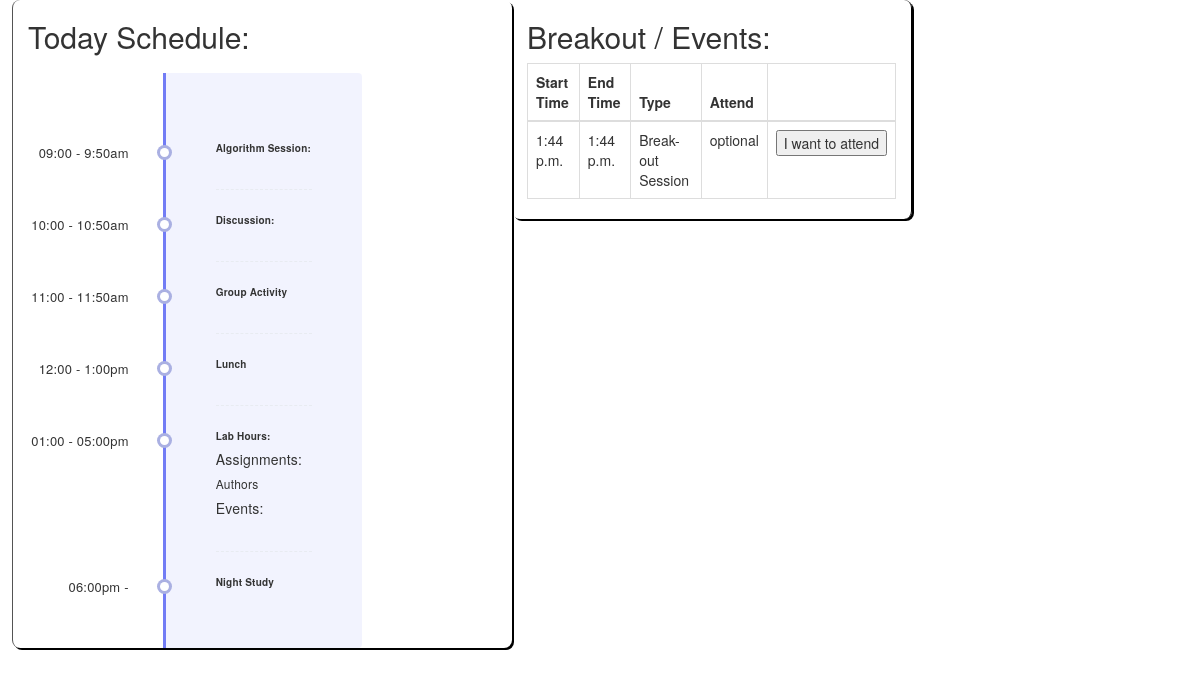
The app's page /students/todo (signed in), older data.
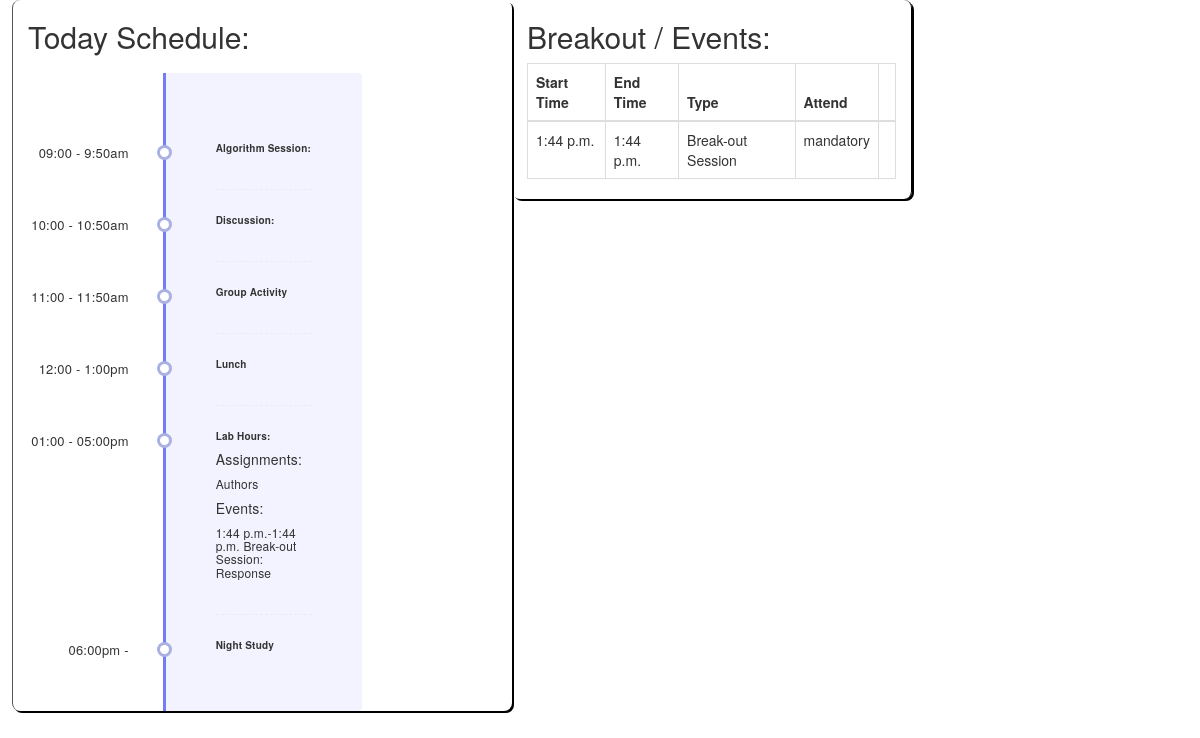
The same page, newer data.
### student/models.py (models this page shows)
class Assignment(models.Model):
    name = models.CharField(max_length=255)
    is_solved = models.BooleanField(default=False)
    stack = models.ForeignKey(Stack, related_name='assignments', on_delete=CASCADE)
    solvers = models.ManyToManyField(
        User,
        through='UserAssignment',
        through_fields=('assignment' ,'user' ),
    )
    day = models.ForeignKey(Day, related_name='assignments', on_delete=CASCADE)
    created_at = models.DateTimeField(auto_now_add=True, )
    updated_at = models.DateTimeField(auto_now=True, )

class Event(models.Model):
    title = models.CharField(max_length=255)
    date = models.DateField()
    start_time = models.TimeField(default=datetime.now())
    end_time = models.TimeField(default=datetime.now())
    type = models.ForeignKey(EventCategory, related_name='events', on_delete=CASCADE)
    instructor = models.ForeignKey(User, related_name='created_events', on_delete=CASCADE)
    students = models.ManyToManyField(User, related_name='attended_events')
    day = models.ForeignKey(Day, related_name='events', on_delete=CASCADE)
    attend = models.CharField(max_length=255,default="optional")
    created_at = models.DateTimeField(auto_now_add=True, )
    updated_at = models.DateTimeField(auto_now=True, )

class EventCategory(models.Model):
    category = models.CharField(max_length=255)
    created_at = models.DateTimeField(auto_now_add=True, )
    updated_at = models.DateTimeField(auto_now=True, )

### student/views.py (the view)
# urls.py: path('todo',views.to_do),
def to_do(request):
    try :
        today = Day.objects.get(date=datetime.today())
    except:
        today = Day.objects.last()
    print(today)
    context = {
        'user': User.objects.get(id=request.session['id']),
        "today": today,
        "events": Event.objects.filter(date=today.date),
    }
    return render(request,"home.html",context)

### student/templates/home.html (shortened to what this page needs)
<!DOCTYPE html>
<html lang="en">
  <head>
    <link
      rel="stylesheet"
      href="https://maxcdn.bootstrapcdn.com/bootstrap/3.4.1/css/bootstrap.min.css"
    />
    {% load render_partial %}
    {% load static %}
    <link rel="stylesheet" href="{% static 'css/home.css' %}">
  </head>
  <body>
    <div class="container-fluid">
      <div class="row">
        <div class="col-sm-5">
          <h2>Today Schedule:</h2>
          <div class="row">
            <ul class="timeline">
              <li class="event" data-date="09:00 - 9:50am">
                <h3>Algorithm Session:</h3>
              </li>
              <li class="event" data-date="10:00 - 10:50am">
                <h3>Discussion:</h3>
              </li>
              <li class="event" data-date="11:00 - 11:50am">
                <h3>Group Activity</h3>
              </li>
              <li class="event" data-date="12:00 - 1:00pm">
                <h3>Lunch</h3>
              </li>
              <li class="event" data-date="01:00 - 05:00pm">
                <h3>Lab Hours:</h3>
                <h5>Assignments:</h5>
                {% for assignment in today.assignments.all %}
                  <h6>{{assignment.name}}</h6>
                {% endfor %}
                <h5>Events:</h5>
                {% for event in events %}
                  {% if event.attend == "mandatory" or user.role.id == 2 %}
                    <h6>{{event.start_time}}-{{event.end_time}} {{event.type.category}}: {{event.title}}</h6>
                  {% endif %}
                {% endfor %}
              </li>
              <li class="event" data-date="06:00pm -">
                <h3>Night Study</h3>
              </li>
            </ul>
          </div>
        </div>
        {% if user.role.id == 1 %}
          <div class="col-sm-4">
            <h2>Breakout / Events:</h2>
            <table class="table table-bordered table-hover">
              <thead>
                <tr>
                  <th>Start Time</th>
                  <th>End Time</th>
                  <th>Type</th>
                  <th>Attend</th>
                  <th></th>
                </tr>
              </thead>
              <tbody>
                {% for event in events %}
                  <tr>
                    <td>{{event.start_time}}</td>
                    <td>{{event.end_time}}</td>
                    <td>{{event.type.category}}</td>
                    <td>{{event.attend}}</td>
                    <td>
                      {% if event.attend == "optional" %}
                        <form action="choose_event" method="POST">
                            <input type="submit" value="I want to attend">
                        </form>
                      {% endif %}
                  </td>
                  </tr>
                {% endfor %}
              </tbody>
            </table>
          </div>
        {% endif %}
      </div>
    </div>
  </body>
</html>

### student/static/css/home.css (style rules this page uses)
.col-sm-2, .col-sm-4 { border-right: 1px outset black ; border-radius: 8px; box-shadow: 2px 2px black; margin-right:1%; }
.col-sm-5 { border-left: 1px outset black ; border-radius: 8px; box-shadow: 2px 2px black; margin-left:1%; }
.timeline { border-left: 3px solid #727cf5; border-bottom-right-radius: 4px; border-top-right-radius: 4px; background: rgba(114, 124, 245, 0.09); margin: 0 auto; letter-spacing: 0.2px; position: relative; line-height: 1.4em; font-size: 1.03em; padding: 50px; list-style: none; text-align: left; max-width: 40%; }
.timeline h2, .timeline h3 { font-weight: 600; font-size: 1rem; margin-bottom: 10px; }
.timeline .event { border-bottom: 1px dashed #e8ebf1; padding-bottom: 25px; margin-bottom: 25px; position: relative; }
.timeline .event:last-of-type { padding-bottom: 0; margin-bottom: 0; border: none; }
.timeline .event:before, .timeline .event:after { position: absolute; display: block; top: 0; }
.timeline .event:before { left: -207px; content: attr(data-date); text-align: right; font-weight: 100; font-size: 0.9em; min-width: 120px; }
.timeline .event:after { -webkit-box-shadow: 0 0 0 3px #1d1e31; box-shadow: 0 0 0 3px #aab0e2; left: -55.8px; background: #fff; border-radius: 50%; height: 9px; width: 9px; content: ""; top: 5px; }

Row changes from the older to the newer data that the page shows:
now on one of the page's lists (row edited): Event: start_time "1:44 p.m.", end_time "1:44 p.m.", type.category "Break-out Session", title "Response"
changed Event "Break-out Session": attend "optional" → "mandatory"; value "I want to attend" → (not shown)
